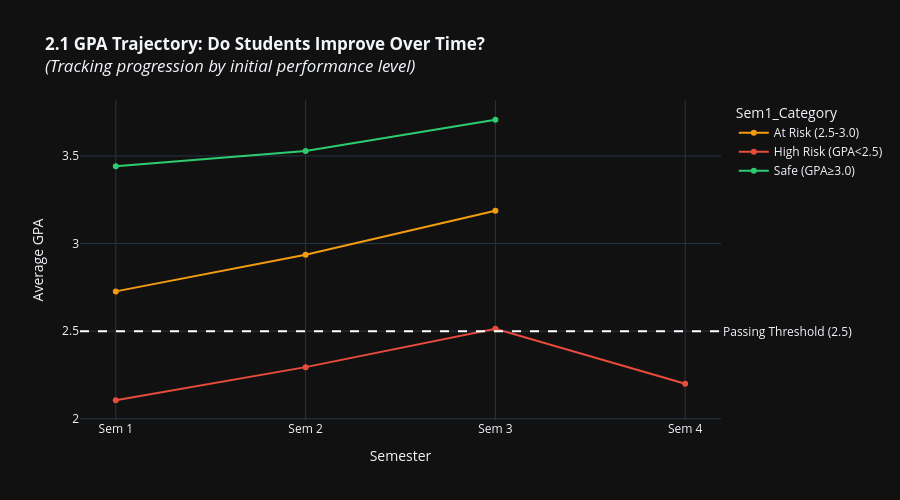

The notebook cell saved with this chart:
### Markdown cell above
---
# 📈 SECTION 2: TIME SERIES PROGRESSION ANALYSIS
**Critical Gap:** Individual student progression tracking over semesters

### Code cell
# ==========================================
# CHART 2.1: GPA Trajectory by Risk Category
# ==========================================
# Categorize students based on Sem 1 performance
sem1_performance = master_df[master_df['PERIOD'] == 'Sem 1'][['STUDENT ID', 'GPA']].copy()
sem1_performance['Sem1_Category'] = sem1_performance['GPA'].apply(
    lambda x: 'High Risk (GPA<2.5)' if pd.notna(x) and x < 2.5 else 
             ('At Risk (2.5-3.0)' if pd.notna(x) and x < 3.0 else 
             ('Safe (GPA≥3.0)' if pd.notna(x) else 'No Grade'))
)

# Merge back
trajectory_df = master_df.merge(sem1_performance[['STUDENT ID', 'Sem1_Category']], on='STUDENT ID', how='left')

# Calculate average GPA per semester per category
trajectory_avg = trajectory_df.groupby(['PERIOD', 'Sem1_Category'])['GPA'].mean().reset_index()
trajectory_avg['PERIOD'] = pd.Categorical(trajectory_avg['PERIOD'], categories=semester_order, ordered=True)
trajectory_avg = trajectory_avg.sort_values('PERIOD')

fig = px.line(
    trajectory_avg,
    x='PERIOD',
    y='GPA',
    color='Sem1_Category',
    markers=True,
    title='<b>2.1 GPA Trajectory: Do Students Improve Over Time?</b><br><i>(Tracking progression by initial performance level)</i>',
    labels={'PERIOD': 'Semester', 'GPA': 'Average GPA'},
    color_discrete_map={
        'High Risk (GPA<2.5)': '#e74c3c',
        'At Risk (2.5-3.0)': '#f39c12',
        'Safe (GPA≥3.0)': '#2ecc71'
    },
    height=500
)

# Add passing threshold line
fig.add_hline(y=2.5, line_dash="dash", line_color="white", 
              annotation_text="Passing Threshold (2.5)", annotation_position="right")

fig.show()

### Figure 1 — Plotly figure (JSON) as saved in the notebook; plotly's stock layout.template omitted (floating-point values rounded to 4 significant figures)
{"data": [{"hovertemplate": "Sem1_Category=At Risk (2.5-3.0)<br>Semester=%{x}<br>Average GPA=%{y}<extra></extra>", "legendgroup": "At Risk (2.5-3.0)", "line": {"color": "#f39c12", "dash": "solid"}, "marker": {"symbol": "circle"}, "mode": "lines+markers", "name": "At Risk (2.5-3.0)", "orientation": "v", "showlegend": true, "type": "scatter", "x": ["Sem 1", "Sem 2", "Sem 3"], "xaxis": "x", "y": [2.727, 2.936, 3.188], "yaxis": "y"}, {"hovertemplate": "Sem1_Category=High Risk (GPA<2.5)<br>Semester=%{x}<br>Average GPA=%{y}<extra></extra>", "legendgroup": "High Risk (GPA<2.5)", "line": {"color": "#e74c3c", "dash": "solid"}, "marker": {"symbol": "circle"}, "mode": "lines+markers", "name": "High Risk (GPA<2.5)", "orientation": "v", "showlegend": true, "type": "scatter", "x": ["Sem 1", "Sem 2", "Sem 3", "Sem 4"], "xaxis": "x", "y": [2.106, 2.295, 2.514, 2.2], "yaxis": "y"}, {"hovertemplate": "Sem1_Category=Safe (GPA≥3.0)<br>Semester=%{x}<br>Average GPA=%{y}<extra></extra>", "legendgroup": "Safe (GPA≥3.0)", "line": {"color": "#2ecc71", "dash": "solid"}, "marker": {"symbol": "circle"}, "mode": "lines+markers", "name": "Safe (GPA≥3.0)", "orientation": "v", "showlegend": true, "type": "scatter", "x": ["Sem 1", "Sem 2", "Sem 3"], "xaxis": "x", "y": [3.442, 3.528, 3.707], "yaxis": "y"}], "layout": {"annotations": [{"showarrow": false, "text": "Passing Threshold (2.5)", "x": 1, "xanchor": "left", "xref": "x domain", "y": 2.5, "yanchor": "middle", "yref": "y"}], "height": 500, "legend": {"title": {"text": "Sem1_Category"}, "tracegroupgap": 0}, "shapes": [{"line": {"color": "white", "dash": "dash"}, "type": "line", "x0": 0, "x1": 1, "xref": "x domain", "y0": 2.5, "y1": 2.5, "yref": "y"}], "title": {"text": "<b>2.1 GPA Trajectory: Do Students Improve Over Time?</b><br><i>(Tracking progression by initial performance level)</i>"}, "xaxis": {"anchor": "y", "domain": [0, 1], "title": {"text": "Semester"}}, "yaxis": {"anchor": "x", "domain": [0, 1], "title": {"text": "Average GPA"}}}}
